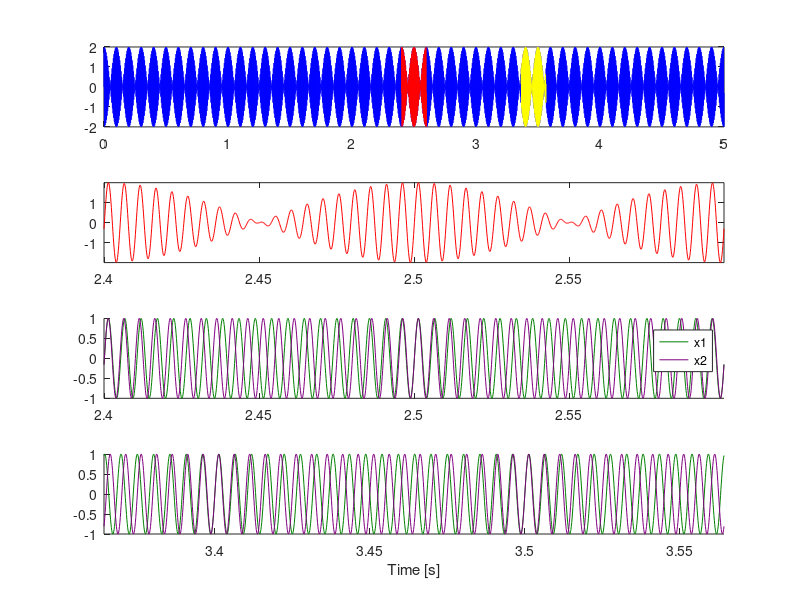

The MATLAB source for this figure:
clear all
close all

f0 = 200;
Fs = 8000;
Tdur = 5;
T_win = 0.2;
f_diff = 10.0;

dt = 1/Fs;
t = [0:dt:5-dt];

x1 = sin(2*pi*(f0-f_diff)*t);
x2 = sin(2*pi*(f0)*t);
x = x1+x2;
fname = ['un_',num2str(f0),'-',num2str(f0-f_diff),'Hz_',num2str(Tdur),'s.mp3']
sound(x,Fs);
audiowrite(fname, x, Fs);

nd = length(x);
itmid = round(nd/2);
iwinh = round(T_win*Fs/2);
itran = round(rand(1)*(nd-iwinh));

subplot(4,1,1)
plot(t,x,'b-')
hold on
plot(t(itmid-iwinh:itmid+iwinh),x(itmid-iwinh:itmid+iwinh),'r-')
plot(t(itran-iwinh:itran+iwinh),x(itran-iwinh:itran+iwinh),'y-')
hold off
subplot(4,1,2)
plot(t(itmid-iwinh:itmid+iwinh),x(itmid-iwinh:itmid+iwinh),'r-')
axis tight
subplot(4,1,3)
hold on
plot(t(itmid-iwinh:itmid+iwinh),x1(itmid-iwinh:itmid+iwinh),'Color',[0,0.5,0])
plot(t(itmid-iwinh:itmid+iwinh),x2(itmid-iwinh:itmid+iwinh),'Color',[0.5,0,0.5])
hold off
axis tight
legend('x1','x2')
subplot(4,1,4)
hold on
plot(t(itran-iwinh:itran+iwinh),x1(itran-iwinh:itran+iwinh),'Color',[0,0.5,0])
plot(t(itran-iwinh:itran+iwinh),x2(itran-iwinh:itran+iwinh),'Color',[0.5,0,0.5])
hold off
axis tight
xlabel('Time [s]')
fname = ['un_',num2str(f0),'-',num2str(f0-f_diff),'Hz_',num2str(Tdur),'s.png']
saveas(gcf, fname)
% end of file
